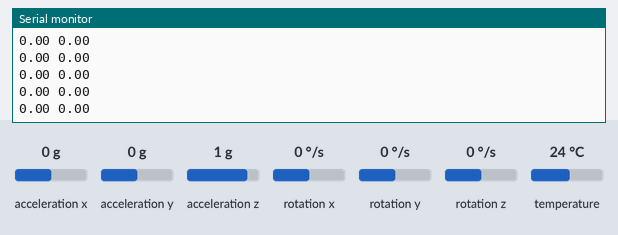
The sketch below on a simulated Arduino Uno, built with avr-gcc and run on an emulated ATmega328P. Parts: the last lines printed to the serial monitor. The test bench sets the inputs (shaded band); at power-on: rotation z 0 °/s, acceleration x 0 g, acceleration y 0 g, acceleration z 1 g, rotation x 0 °/s, rotation y 0 °/s, temperature 24 °C.

Above: at 10.1 s.
10.2 s: rotation z set to -192 °/s
At 11.1 s:
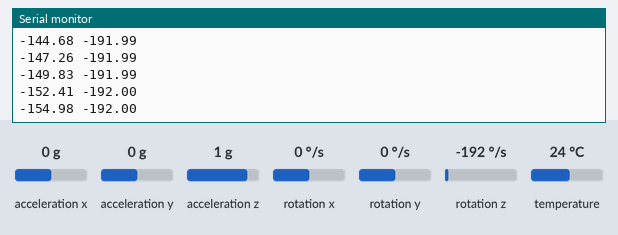
11.7 s: rotation z set to -100 °/s
At 12.7 s:
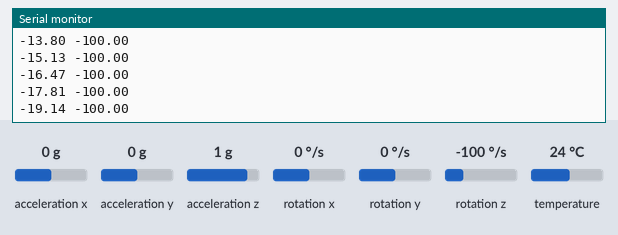
Timing chart, 0 to 14.7 s (numbered marks = the images above; inputs shaded):
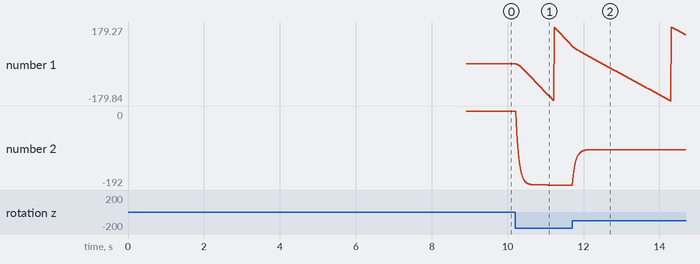

The sketch:

MPU6050_demo_copy_20260315125816.ino
```cpp
#include <Adafruit_MPU6050.h>
#include <Adafruit_Sensor.h>
#include <Wire.h>

Adafruit_MPU6050 imu;

// FILTERS
struct AxisFilter {
  float x1 = 0, x2 = 0;
  float y  = 0;
};

static inline float median3(float a, float b, float c){
  if(a>b){ float t=a;a=b;b=t; }
  if(b>c){ float t=b;b=c;c=t; }
  if(a>b){ float t=a;a=b;b=t; }
  return b;
}

static inline float deadzone(float x, float d){ return (fabs(x) < d) ? 0.0f : x; }

static inline float ema(float x, float &y, float alpha){
  y = (1.0f - alpha)*y + alpha*x;
  return y;
}

static inline float filterAxis(AxisFilter &f, float raw, float dz, float alpha){
  float m = median3(raw, f.x1, f.x2);
  f.x2 = f.x1; f.x1 = raw;
  m = deadzone(m, dz);
  return ema(m, f.y, alpha);
}

// CALIBRATION
float gbz = 0; // gyro Z bias only

void calibrate(uint16_t N = 1500, uint16_t dtMs = 3){
  for(int i = 0; i < 100; i++){
    sensors_event_t a, g, t;
    imu.getEvent(&a, &g, &t);
    delay(5);
  }

  double sGZ = 0;
  for(uint16_t i = 0; i < N; i++){
    sensors_event_t a, g, t;
    imu.getEvent(&a, &g, &t);
    sGZ += g.gyro.z;
    delay(dtMs);
  }

  gbz = sGZ / N;
}

// STATE

float yaw = 0;
unsigned long lastUs = 0;

AxisFilter gzF;

// Tuning
const float GYR_DZ    = 0.01f;  // rad/s  — raise if yaw drifts while still
const float GYR_ALPHA = 0.15f;  // EMA smoothing

void wrapPi(float &a){
  if(a >  3.14159265f) a -= 6.28318530f;
  if(a < -3.14159265f) a += 6.28318530f;
}

void setup(){
  Serial.begin(115200);
  while(!Serial) delay(10);

  if(!imu.begin()) while(1) delay(10);

  imu.setAccelerometerRange(MPU6050_RANGE_8_G);
  imu.setGyroRange(MPU6050_RANGE_500_DEG);
  imu.setFilterBandwidth(MPU6050_BAND_5_HZ);
  delay(200);

  calibrate();
  lastUs = micros();

  Serial.println("Yaw_deg YawRate_dps");
}

void loop(){
  unsigned long nowUs = micros();
  float dt = (nowUs - lastUs) * 1e-6f;
  lastUs = nowUs;
  if(dt <= 0 || dt > 0.1f) dt = 0.01f;

  sensors_event_t a, g, t;
  imu.getEvent(&a, &g, &t);

  float gz = g.gyro.z - gbz;
  float fgz = filterAxis(gzF, gz, GYR_DZ, GYR_ALPHA);

  yaw += fgz * dt;
  wrapPi(yaw);

  const float RAD2DEG = 57.2957795f;
  Serial.print(yaw * RAD2DEG);   Serial.print(" ");
  Serial.println(fgz * RAD2DEG);

  delay(10);
}
```

Measured:
- after the input at 10.2 s, the serial monitor: prints a new line at once (image 1)
- plotted number 1: 0 → 89.2 after the input at 10.2 s
- plotted number 2: 0 → -192 after the input at 10.2 s
